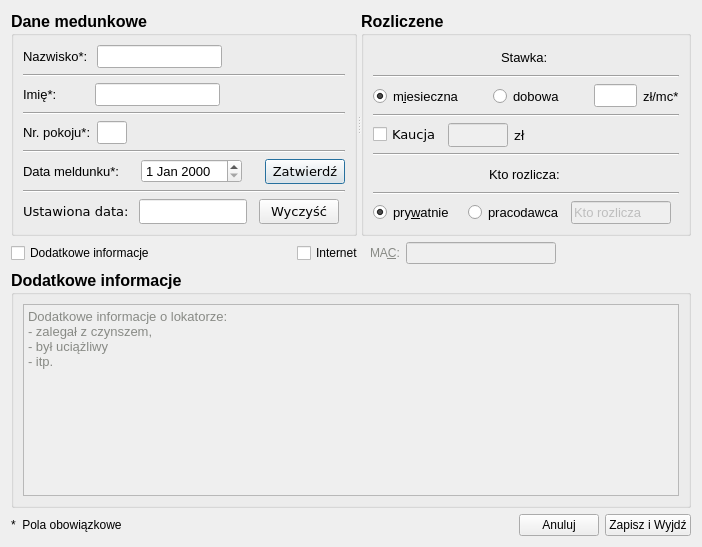
<?xml version="1.0" encoding="UTF-8"?>
<ui version="4.0">
 <author>Głowacki Karol</author>
 <class>Okno_dodaj_lokatora</class>
 <widget class="QDialog" name="Okno_dodaj_lokatora">
  <property name="geometry">
   <rect>
    <x>0</x>
    <y>0</y>
    <width>702</width>
    <height>518</height>
   </rect>
  </property>
  <property name="windowTitle">
   <string>DODAWANIE LOKATORA</string>
  </property>
  <property name="styleSheet">
   <string notr="true"/>
  </property>
  <layout class="QVBoxLayout" name="verticalLayout">
   <item>
    <widget class="QSplitter" name="splitter">
     <property name="orientation">
      <enum>Qt::Horizontal</enum>
     </property>
     <widget class="QGroupBox" name="groupBox_Dane_meldunkowe">
      <property name="font">
       <font>
        <pointsize>12</pointsize>
        <weight>75</weight>
        <bold>true</bold>
       </font>
      </property>
      <property name="title">
       <string>Dane medunkowe</string>
      </property>
      <layout class="QVBoxLayout" name="verticalLayout_2">
       <item>
        <layout class="QHBoxLayout" name="horizontalLayout_Nazwisko">
         <item>
          <widget class="QLabel" name="label_Nazwisko">
           <property name="font">
            <font>
             <pointsize>10</pointsize>
             <weight>50</weight>
             <bold>false</bold>
            </font>
           </property>
           <property name="text">
            <string>Nazwisko*: </string>
           </property>
           <property name="buddy">
            <cstring>lineEdit_Nazwisko</cstring>
           </property>
          </widget>
         </item>
         <item>
          <widget class="QLineEdit" name="lineEdit_Nazwisko">
           <property name="maximumSize">
            <size>
             <width>300</width>
             <height>16777215</height>
            </size>
           </property>
           <property name="font">
            <font>
             <pointsize>10</pointsize>
             <weight>50</weight>
             <bold>false</bold>
            </font>
           </property>
           <property name="inputMethodHints">
            <set>Qt::ImhNone</set>
           </property>
           <property name="clearButtonEnabled">
            <bool>false</bool>
           </property>
          </widget>
         </item>
         <item>
          <spacer name="horizontalSpacer_5">
           <property name="orientation">
            <enum>Qt::Horizontal</enum>
           </property>
           <property name="sizeHint" stdset="0">
            <size>
             <width>40</width>
             <height>20</height>
            </size>
           </property>
          </spacer>
         </item>
        </layout>
       </item>
       <item>
        <widget class="Line" name="line_2">
         <property name="orientation">
          <enum>Qt::Horizontal</enum>
         </property>
        </widget>
       </item>
       <item>
        <layout class="QHBoxLayout" name="horizontalLayout_Imie">
         <item>
          <widget class="QLabel" name="label_Imie">
           <property name="font">
            <font>
             <pointsize>10</pointsize>
             <weight>50</weight>
             <bold>false</bold>
            </font>
           </property>
           <property name="text">
            <string>Imię*:         </string>
           </property>
           <property name="buddy">
            <cstring>lineEdit_Imie</cstring>
           </property>
          </widget>
         </item>
         <item>
          <widget class="QLineEdit" name="lineEdit_Imie">
           <property name="maximumSize">
            <size>
             <width>300</width>
             <height>16777215</height>
            </size>
           </property>
           <property name="font">
            <font>
             <pointsize>10</pointsize>
             <weight>50</weight>
             <bold>false</bold>
            </font>
           </property>
           <property name="inputMethodHints">
            <set>Qt::ImhPreferLatin</set>
           </property>
          </widget>
         </item>
         <item>
          <spacer name="horizontalSpacer_4">
           <property name="orientation">
            <enum>Qt::Horizontal</enum>
           </property>
           <property name="sizeHint" stdset="0">
            <size>
             <width>40</width>
             <height>20</height>
            </size>
           </property>
          </spacer>
         </item>
        </layout>
       </item>
       <item>
        <widget class="Line" name="line_3">
         <property name="orientation">
          <enum>Qt::Horizontal</enum>
         </property>
        </widget>
       </item>
       <item>
        <layout class="QHBoxLayout" name="horizontalLayout_Nr_pokoju">
         <item>
          <widget class="QLabel" name="label_Nr_pokoju">
           <property name="maximumSize">
            <size>
             <width>80</width>
             <height>16777215</height>
            </size>
           </property>
           <property name="font">
            <font>
             <pointsize>10</pointsize>
             <weight>50</weight>
             <bold>false</bold>
            </font>
           </property>
           <property name="text">
            <string>Nr. pokoju*:</string>
           </property>
           <property name="buddy">
            <cstring>lineEdit_Nr_pokoju</cstring>
           </property>
          </widget>
         </item>
         <item>
          <widget class="QLineEdit" name="lineEdit_Nr_pokoju">
           <property name="maximumSize">
            <size>
             <width>30</width>
             <height>16777215</height>
            </size>
           </property>
           <property name="font">
            <font>
             <pointsize>10</pointsize>
             <weight>50</weight>
             <bold>false</bold>
            </font>
           </property>
           <property name="inputMethodHints">
            <set>Qt::ImhFormattedNumbersOnly</set>
           </property>
          </widget>
         </item>
         <item>
          <spacer name="horizontalSpacer_2">
           <property name="orientation">
            <enum>Qt::Horizontal</enum>
           </property>
           <property name="sizeHint" stdset="0">
            <size>
             <width>40</width>
             <height>20</height>
            </size>
           </property>
          </spacer>
         </item>
        </layout>
       </item>
       <item>
        <widget class="Line" name="line_4">
         <property name="orientation">
          <enum>Qt::Horizontal</enum>
         </property>
        </widget>
       </item>
       <item>
        <layout class="QHBoxLayout" name="horizontalLayout_Data_meldunku">
         <item>
          <widget class="QLabel" name="label_Data_meldunku">
           <property name="font">
            <font>
             <pointsize>10</pointsize>
             <weight>50</weight>
             <bold>false</bold>
            </font>
           </property>
           <property name="text">
            <string>Data meldunku*:</string>
           </property>
          </widget>
         </item>
         <item>
          <spacer name="horizontalSpacer_9">
           <property name="orientation">
            <enum>Qt::Horizontal</enum>
           </property>
           <property name="sizeHint" stdset="0">
            <size>
             <width>40</width>
             <height>20</height>
            </size>
           </property>
          </spacer>
         </item>
         <item>
          <widget class="QDateEdit" name="dateEdit">
           <property name="sizePolicy">
            <sizepolicy hsizetype="Expanding" vsizetype="Fixed">
             <horstretch>0</horstretch>
             <verstretch>0</verstretch>
            </sizepolicy>
           </property>
           <property name="font">
            <font>
             <pointsize>10</pointsize>
             <weight>50</weight>
             <bold>false</bold>
            </font>
           </property>
          </widget>
         </item>
         <item>
          <spacer name="horizontalSpacer_3">
           <property name="orientation">
            <enum>Qt::Horizontal</enum>
           </property>
           <property name="sizeHint" stdset="0">
            <size>
             <width>40</width>
             <height>20</height>
            </size>
           </property>
          </spacer>
         </item>
         <item>
          <widget class="QPushButton" name="pushButton_zatwierdz_date">
           <property name="maximumSize">
            <size>
             <width>100</width>
             <height>16777215</height>
            </size>
           </property>
           <property name="font">
            <font>
             <family>DejaVu Sans</family>
             <pointsize>10</pointsize>
             <weight>50</weight>
             <bold>false</bold>
            </font>
           </property>
           <property name="text">
            <string>Zatwierdź</string>
           </property>
          </widget>
         </item>
        </layout>
       </item>
       <item>
        <widget class="Line" name="line_9">
         <property name="orientation">
          <enum>Qt::Horizontal</enum>
         </property>
        </widget>
       </item>
       <item>
        <layout class="QHBoxLayout" name="horizontalLayout_3">
         <item>
          <widget class="QLabel" name="label_data_dodana">
           <property name="font">
            <font>
             <family>DejaVu Sans</family>
             <pointsize>10</pointsize>
             <weight>50</weight>
             <bold>false</bold>
            </font>
           </property>
           <property name="text">
            <string>Ustawiona data: </string>
           </property>
          </widget>
         </item>
         <item>
          <widget class="QLineEdit" name="lineEdit">
           <property name="font">
            <font>
             <family>DejaVu Sans</family>
             <pointsize>10</pointsize>
            </font>
           </property>
           <property name="inputMethodHints">
            <set>Qt::ImhDate</set>
           </property>
           <property name="maxLength">
            <number>20</number>
           </property>
           <property name="readOnly">
            <bool>true</bool>
           </property>
           <property name="clearButtonEnabled">
            <bool>true</bool>
           </property>
          </widget>
         </item>
         <item>
          <spacer name="horizontalSpacer_17">
           <property name="orientation">
            <enum>Qt::Horizontal</enum>
           </property>
           <property name="sizeHint" stdset="0">
            <size>
             <width>40</width>
             <height>20</height>
            </size>
           </property>
          </spacer>
         </item>
         <item>
          <widget class="QPushButton" name="pushButton_wyczysc_zapisana_date">
           <property name="minimumSize">
            <size>
             <width>80</width>
             <height>0</height>
            </size>
           </property>
           <property name="maximumSize">
            <size>
             <width>100</width>
             <height>16777215</height>
            </size>
           </property>
           <property name="font">
            <font>
             <family>DejaVu Sans</family>
             <pointsize>10</pointsize>
             <weight>50</weight>
             <bold>false</bold>
            </font>
           </property>
           <property name="text">
            <string>Wyczyść</string>
           </property>
          </widget>
         </item>
         <item>
          <widget class="Line" name="line_5">
           <property name="orientation">
            <enum>Qt::Horizontal</enum>
           </property>
          </widget>
         </item>
        </layout>
       </item>
      </layout>
     </widget>
     <widget class="QGroupBox" name="groupBox_Rozliczenie">
      <property name="font">
       <font>
        <pointsize>12</pointsize>
        <weight>75</weight>
        <bold>true</bold>
       </font>
      </property>
      <property name="title">
       <string>Rozliczene</string>
      </property>
      <layout class="QVBoxLayout" name="verticalLayout_3">
       <item>
        <layout class="QHBoxLayout" name="horizontalLayout_Stawka">
         <item>
          <spacer name="horizontalSpacer_7">
           <property name="orientation">
            <enum>Qt::Horizontal</enum>
           </property>
           <property name="sizeHint" stdset="0">
            <size>
             <width>40</width>
             <height>20</height>
            </size>
           </property>
          </spacer>
         </item>
         <item>
          <widget class="QLabel" name="label_Stawka_zl">
           <property name="font">
            <font>
             <pointsize>10</pointsize>
             <weight>50</weight>
             <bold>false</bold>
            </font>
           </property>
           <property name="text">
            <string>Stawka: </string>
           </property>
          </widget>
         </item>
         <item>
          <spacer name="horizontalSpacer_13">
           <property name="orientation">
            <enum>Qt::Horizontal</enum>
           </property>
           <property name="sizeHint" stdset="0">
            <size>
             <width>40</width>
             <height>20</height>
            </size>
           </property>
          </spacer>
         </item>
        </layout>
       </item>
       <item>
        <widget class="Line" name="line">
         <property name="orientation">
          <enum>Qt::Horizontal</enum>
         </property>
        </widget>
       </item>
       <item>
        <layout class="QHBoxLayout" name="horizontalLayout_Stawka_miesieczna_dzienna">
         <item>
          <widget class="QRadioButton" name="radioButton_Stawka_miesieczna">
           <property name="sizePolicy">
            <sizepolicy hsizetype="Minimum" vsizetype="Preferred">
             <horstretch>0</horstretch>
             <verstretch>0</verstretch>
            </sizepolicy>
           </property>
           <property name="font">
            <font>
             <pointsize>10</pointsize>
             <weight>50</weight>
             <bold>false</bold>
            </font>
           </property>
           <property name="text">
            <string>m&amp;iesieczna</string>
           </property>
           <property name="checked">
            <bool>true</bool>
           </property>
           <attribute name="buttonGroup">
            <string notr="true">buttonGroup_Rozliczenie_miesieczne_dzienne</string>
           </attribute>
          </widget>
         </item>
         <item>
          <spacer name="horizontalSpacer_6">
           <property name="orientation">
            <enum>Qt::Horizontal</enum>
           </property>
           <property name="sizeHint" stdset="0">
            <size>
             <width>40</width>
             <height>20</height>
            </size>
           </property>
          </spacer>
         </item>
         <item>
          <widget class="QRadioButton" name="radioButton_Stawk_dzienna">
           <property name="sizePolicy">
            <sizepolicy hsizetype="Fixed" vsizetype="Preferred">
             <horstretch>0</horstretch>
             <verstretch>0</verstretch>
            </sizepolicy>
           </property>
           <property name="font">
            <font>
             <pointsize>10</pointsize>
             <weight>50</weight>
             <bold>false</bold>
            </font>
           </property>
           <property name="text">
            <string>dobowa</string>
           </property>
           <attribute name="buttonGroup">
            <string notr="true">buttonGroup_Rozliczenie_miesieczne_dzienne</string>
           </attribute>
          </widget>
         </item>
         <item>
          <spacer name="horizontalSpacer_10">
           <property name="orientation">
            <enum>Qt::Horizontal</enum>
           </property>
           <property name="sizeHint" stdset="0">
            <size>
             <width>40</width>
             <height>20</height>
            </size>
           </property>
          </spacer>
         </item>
         <item>
          <widget class="QLineEdit" name="lineEdit_Stawka">
           <property name="sizePolicy">
            <sizepolicy hsizetype="Expanding" vsizetype="Fixed">
             <horstretch>0</horstretch>
             <verstretch>0</verstretch>
            </sizepolicy>
           </property>
           <property name="maximumSize">
            <size>
             <width>60</width>
             <height>16777215</height>
            </size>
           </property>
           <property name="font">
            <font>
             <pointsize>10</pointsize>
             <weight>50</weight>
             <bold>false</bold>
            </font>
           </property>
           <property name="inputMethodHints">
            <set>Qt::ImhFormattedNumbersOnly|Qt::ImhPreferNumbers</set>
           </property>
          </widget>
         </item>
         <item>
          <widget class="QLabel" name="label_waluta">
           <property name="font">
            <font>
             <pointsize>10</pointsize>
             <weight>50</weight>
             <bold>false</bold>
            </font>
           </property>
           <property name="text">
            <string>zł/mc*</string>
           </property>
           <property name="buddy">
            <cstring>radioButton_Stawka_miesieczna</cstring>
           </property>
          </widget>
         </item>
        </layout>
       </item>
       <item>
        <widget class="Line" name="line_8">
         <property name="orientation">
          <enum>Qt::Horizontal</enum>
         </property>
        </widget>
       </item>
       <item>
        <layout class="QHBoxLayout" name="horizontalLayout_4">
         <item>
          <widget class="QCheckBox" name="checkBox_kaucja">
           <property name="font">
            <font>
             <family>DejaVu Sans</family>
             <pointsize>10</pointsize>
             <weight>50</weight>
             <bold>false</bold>
            </font>
           </property>
           <property name="layoutDirection">
            <enum>Qt::LeftToRight</enum>
           </property>
           <property name="text">
            <string>Kaucja</string>
           </property>
           <property name="tristate">
            <bool>false</bool>
           </property>
          </widget>
         </item>
         <item>
          <widget class="QLineEdit" name="lineEdit_kaucja_pln">
           <property name="enabled">
            <bool>false</bool>
           </property>
           <property name="maximumSize">
            <size>
             <width>60</width>
             <height>60</height>
            </size>
           </property>
           <property name="font">
            <font>
             <pointsize>10</pointsize>
             <weight>50</weight>
             <bold>false</bold>
            </font>
           </property>
          </widget>
         </item>
         <item>
          <widget class="QLabel" name="label_kaucja_zl">
           <property name="font">
            <font>
             <family>DejaVu Sans</family>
             <pointsize>10</pointsize>
             <weight>50</weight>
             <bold>false</bold>
            </font>
           </property>
           <property name="text">
            <string>zł</string>
           </property>
          </widget>
         </item>
         <item>
          <spacer name="horizontalSpacer_18">
           <property name="orientation">
            <enum>Qt::Horizontal</enum>
           </property>
           <property name="sizeHint" stdset="0">
            <size>
             <width>40</width>
             <height>20</height>
            </size>
           </property>
          </spacer>
         </item>
        </layout>
       </item>
       <item>
        <widget class="Line" name="line_6">
         <property name="orientation">
          <enum>Qt::Horizontal</enum>
         </property>
        </widget>
       </item>
       <item>
        <layout class="QHBoxLayout" name="horizontalLayout_Kto_rozlicza">
         <item>
          <spacer name="horizontalSpacer_11">
           <property name="orientation">
            <enum>Qt::Horizontal</enum>
           </property>
           <property name="sizeHint" stdset="0">
            <size>
             <width>40</width>
             <height>20</height>
            </size>
           </property>
          </spacer>
         </item>
         <item>
          <widget class="QLabel" name="label_Kto_rozlicza">
           <property name="font">
            <font>
             <pointsize>10</pointsize>
             <weight>50</weight>
             <italic>false</italic>
             <bold>false</bold>
            </font>
           </property>
           <property name="text">
            <string>Kto rozlicza: </string>
           </property>
          </widget>
         </item>
         <item>
          <spacer name="horizontalSpacer_12">
           <property name="orientation">
            <enum>Qt::Horizontal</enum>
           </property>
           <property name="sizeHint" stdset="0">
            <size>
             <width>40</width>
             <height>20</height>
            </size>
           </property>
          </spacer>
         </item>
        </layout>
       </item>
       <item>
        <widget class="Line" name="line_7">
         <property name="orientation">
          <enum>Qt::Horizontal</enum>
         </property>
        </widget>
       </item>
       <item>
        <layout class="QHBoxLayout" name="horizontalLayout_Rozliczenie_pryw_pracodawca">
         <item>
          <widget class="QRadioButton" name="radioButton_Prywatnie">
           <property name="sizePolicy">
            <sizepolicy hsizetype="Preferred" vsizetype="Preferred">
             <horstretch>0</horstretch>
             <verstretch>0</verstretch>
            </sizepolicy>
           </property>
           <property name="font">
            <font>
             <pointsize>10</pointsize>
             <weight>50</weight>
             <bold>false</bold>
            </font>
           </property>
           <property name="text">
            <string>pry&amp;watnie</string>
           </property>
           <property name="checked">
            <bool>true</bool>
           </property>
           <attribute name="buttonGroup">
            <string notr="true">buttonGroup_Rozliczenie_prywatne_pracodawca</string>
           </attribute>
          </widget>
         </item>
         <item>
          <spacer name="horizontalSpacer_8">
           <property name="orientation">
            <enum>Qt::Horizontal</enum>
           </property>
           <property name="sizeHint" stdset="0">
            <size>
             <width>40</width>
             <height>20</height>
            </size>
           </property>
          </spacer>
         </item>
         <item>
          <widget class="QRadioButton" name="radioButton_Pracodawca">
           <property name="sizePolicy">
            <sizepolicy hsizetype="Fixed" vsizetype="Preferred">
             <horstretch>0</horstretch>
             <verstretch>0</verstretch>
            </sizepolicy>
           </property>
           <property name="font">
            <font>
             <pointsize>10</pointsize>
             <weight>50</weight>
             <bold>false</bold>
            </font>
           </property>
           <property name="text">
            <string>pracodawca</string>
           </property>
           <attribute name="buttonGroup">
            <string notr="true">buttonGroup_Rozliczenie_prywatne_pracodawca</string>
           </attribute>
          </widget>
         </item>
         <item>
          <widget class="QLineEdit" name="lineEdit_Nazwa_pracodawcy">
           <property name="enabled">
            <bool>false</bool>
           </property>
           <property name="minimumSize">
            <size>
             <width>100</width>
             <height>0</height>
            </size>
           </property>
           <property name="maximumSize">
            <size>
             <width>100</width>
             <height>16777215</height>
            </size>
           </property>
           <property name="font">
            <font>
             <pointsize>10</pointsize>
             <weight>50</weight>
             <bold>false</bold>
            </font>
           </property>
           <property name="text">
            <string>Kto rozlicza</string>
           </property>
          </widget>
         </item>
         <item>
          <spacer name="horizontalSpacer_14">
           <property name="orientation">
            <enum>Qt::Horizontal</enum>
           </property>
           <property name="sizeHint" stdset="0">
            <size>
             <width>40</width>
             <height>20</height>
            </size>
           </property>
          </spacer>
         </item>
        </layout>
       </item>
      </layout>
     </widget>
    </widget>
   </item>
   <item>
    <layout class="QHBoxLayout" name="horizontalLayout_2">
     <item>
      <widget class="QCheckBox" name="checkBox_dodatkow_informacje">
       <property name="text">
        <string>Dodatkowe informacje</string>
       </property>
      </widget>
     </item>
     <item>
      <layout class="QHBoxLayout" name="horizontalLayout_Internet">
       <item>
        <spacer name="horizontalSpacer_15">
         <property name="orientation">
          <enum>Qt::Horizontal</enum>
         </property>
         <property name="sizeHint" stdset="0">
          <size>
           <width>40</width>
           <height>20</height>
          </size>
         </property>
        </spacer>
       </item>
       <item>
        <widget class="QCheckBox" name="checkBox_Internet">
         <property name="text">
          <string>Internet</string>
         </property>
        </widget>
       </item>
       <item>
        <widget class="QLabel" name="label_Mac">
         <property name="enabled">
          <bool>false</bool>
         </property>
         <property name="palette">
          <palette>
           <active>
            <colorrole role="WindowText">
             <brush brushstyle="SolidPattern">
              <color alpha="255">
               <red>0</red>
               <green>0</green>
               <blue>0</blue>
              </color>
             </brush>
            </colorrole>
            <colorrole role="Text">
             <brush brushstyle="SolidPattern">
              <color alpha="255">
               <red>0</red>
               <green>0</green>
               <blue>0</blue>
              </color>
             </brush>
            </colorrole>
           </active>
           <inactive>
            <colorrole role="WindowText">
             <brush brushstyle="SolidPattern">
              <color alpha="255">
               <red>0</red>
               <green>0</green>
               <blue>0</blue>
              </color>
             </brush>
            </colorrole>
            <colorrole role="Text">
             <brush brushstyle="SolidPattern">
              <color alpha="255">
               <red>0</red>
               <green>0</green>
               <blue>0</blue>
              </color>
             </brush>
            </colorrole>
           </inactive>
           <disabled>
            <colorrole role="WindowText">
             <brush brushstyle="SolidPattern">
              <color alpha="255">
               <red>136</red>
               <green>138</green>
               <blue>133</blue>
              </color>
             </brush>
            </colorrole>
            <colorrole role="Text">
             <brush brushstyle="SolidPattern">
              <color alpha="255">
               <red>136</red>
               <green>138</green>
               <blue>133</blue>
              </color>
             </brush>
            </colorrole>
           </disabled>
          </palette>
         </property>
         <property name="font">
          <font>
           <kerning>true</kerning>
          </font>
         </property>
         <property name="text">
          <string>MA&amp;C:</string>
         </property>
         <property name="buddy">
          <cstring>lineEdit_MAC_ADDRES</cstring>
         </property>
        </widget>
       </item>
       <item>
        <widget class="QLineEdit" name="lineEdit_MAC_ADDRES">
         <property name="enabled">
          <bool>false</bool>
         </property>
         <property name="minimumSize">
          <size>
           <width>150</width>
           <height>0</height>
          </size>
         </property>
         <property name="maximumSize">
          <size>
           <width>150</width>
           <height>16777215</height>
          </size>
         </property>
         <property name="maxLength">
          <number>32</number>
         </property>
        </widget>
       </item>
       <item>
        <spacer name="horizontalSpacer_16">
         <property name="orientation">
          <enum>Qt::Horizontal</enum>
         </property>
         <property name="sizeHint" stdset="0">
          <size>
           <width>40</width>
           <height>20</height>
          </size>
         </property>
        </spacer>
       </item>
      </layout>
     </item>
    </layout>
   </item>
   <item>
    <widget class="QGroupBox" name="groupBox_Dodtkowe_informacje">
     <property name="sizePolicy">
      <sizepolicy hsizetype="Preferred" vsizetype="Fixed">
       <horstretch>0</horstretch>
       <verstretch>0</verstretch>
      </sizepolicy>
     </property>
     <property name="font">
      <font>
       <pointsize>12</pointsize>
       <weight>75</weight>
       <bold>true</bold>
      </font>
     </property>
     <property name="title">
      <string>Dodatkowe informacje</string>
     </property>
     <layout class="QHBoxLayout" name="horizontalLayout">
      <item>
       <widget class="QPlainTextEdit" name="plainTextEdit_Uwagi_o_lokatorze">
        <property name="enabled">
         <bool>false</bool>
        </property>
        <property name="palette">
         <palette>
          <active>
           <colorrole role="Text">
            <brush brushstyle="SolidPattern">
             <color alpha="255">
              <red>0</red>
              <green>0</green>
              <blue>0</blue>
             </color>
            </brush>
           </colorrole>
          </active>
          <inactive>
           <colorrole role="Text">
            <brush brushstyle="SolidPattern">
             <color alpha="255">
              <red>0</red>
              <green>0</green>
              <blue>0</blue>
             </color>
            </brush>
           </colorrole>
          </inactive>
          <disabled>
           <colorrole role="Text">
            <brush brushstyle="SolidPattern">
             <color alpha="255">
              <red>136</red>
              <green>138</green>
              <blue>133</blue>
             </color>
            </brush>
           </colorrole>
          </disabled>
         </palette>
        </property>
        <property name="font">
         <font>
          <pointsize>10</pointsize>
          <weight>50</weight>
          <bold>false</bold>
         </font>
        </property>
        <property name="plainText">
         <string>Dodatkowe informacje o lokatorze:
- zalegał z czynszem,
- był uciążliwy 
- itp.</string>
        </property>
       </widget>
      </item>
     </layout>
    </widget>
   </item>
   <item>
    <layout class="QHBoxLayout" name="horizontalLayout_Anuluj_zapisz">
     <item>
      <widget class="QLabel" name="label_pola_obowiazkowe">
       <property name="text">
        <string>*  Pola obowiązkowe</string>
       </property>
      </widget>
     </item>
     <item>
      <spacer name="horizontalSpacer">
       <property name="orientation">
        <enum>Qt::Horizontal</enum>
       </property>
       <property name="sizeHint" stdset="0">
        <size>
         <width>40</width>
         <height>20</height>
        </size>
       </property>
      </spacer>
     </item>
     <item>
      <widget class="QPushButton" name="pushButton_Anuluj">
       <property name="text">
        <string>Anuluj</string>
       </property>
      </widget>
     </item>
     <item>
      <widget class="QPushButton" name="pushButton_wyjdz_zapisz">
       <property name="text">
        <string>Zapisz i Wyjdź</string>
       </property>
      </widget>
     </item>
    </layout>
   </item>
  </layout>
 </widget>
 <tabstops>
  <tabstop>lineEdit_Nazwisko</tabstop>
  <tabstop>lineEdit_Imie</tabstop>
  <tabstop>lineEdit_Nr_pokoju</tabstop>
  <tabstop>dateEdit</tabstop>
  <tabstop>pushButton_zatwierdz_date</tabstop>
  <tabstop>lineEdit</tabstop>
  <tabstop>pushButton_wyczysc_zapisana_date</tabstop>
  <tabstop>radioButton_Stawka_miesieczna</tabstop>
  <tabstop>radioButton_Stawk_dzienna</tabstop>
  <tabstop>lineEdit_Stawka</tabstop>
  <tabstop>checkBox_kaucja</tabstop>
  <tabstop>lineEdit_kaucja_pln</tabstop>
  <tabstop>radioButton_Prywatnie</tabstop>
  <tabstop>radioButton_Pracodawca</tabstop>
  <tabstop>lineEdit_Nazwa_pracodawcy</tabstop>
  <tabstop>checkBox_Internet</tabstop>
  <tabstop>lineEdit_MAC_ADDRES</tabstop>
  <tabstop>checkBox_dodatkow_informacje</tabstop>
  <tabstop>plainTextEdit_Uwagi_o_lokatorze</tabstop>
  <tabstop>pushButton_wyjdz_zapisz</tabstop>
  <tabstop>pushButton_Anuluj</tabstop>
 </tabstops>
 <resources/>
 <connections>
  <connection>
   <sender>checkBox_Internet</sender>
   <signal>clicked(bool)</signal>
   <receiver>label_Mac</receiver>
   <slot>setEnabled(bool)</slot>
   <hints>
    <hint type="sourcelabel">
     <x>377</x>
     <y>253</y>
    </hint>
    <hint type="destinationlabel">
     <x>416</x>
     <y>254</y>
    </hint>
   </hints>
  </connection>
  <connection>
   <sender>checkBox_Internet</sender>
   <signal>clicked(bool)</signal>
   <receiver>lineEdit_MAC_ADDRES</receiver>
   <slot>setEnabled(bool)</slot>
   <hints>
    <hint type="sourcelabel">
     <x>377</x>
     <y>253</y>
    </hint>
    <hint type="destinationlabel">
     <x>572</x>
     <y>254</y>
    </hint>
   </hints>
  </connection>
  <connection>
   <sender>checkBox_dodatkow_informacje</sender>
   <signal>clicked(bool)</signal>
   <receiver>plainTextEdit_Uwagi_o_lokatorze</receiver>
   <slot>clear()</slot>
   <hints>
    <hint type="sourcelabel">
     <x>48</x>
     <y>253</y>
    </hint>
    <hint type="destinationlabel">
     <x>49</x>
     <y>465</y>
    </hint>
   </hints>
  </connection>
  <connection>
   <sender>checkBox_dodatkow_informacje</sender>
   <signal>clicked(bool)</signal>
   <receiver>plainTextEdit_Uwagi_o_lokatorze</receiver>
   <slot>setEnabled(bool)</slot>
   <hints>
    <hint type="sourcelabel">
     <x>113</x>
     <y>253</y>
    </hint>
    <hint type="destinationlabel">
     <x>307</x>
     <y>465</y>
    </hint>
   </hints>
  </connection>
  <connection>
   <sender>radioButton_Pracodawca</sender>
   <signal>clicked()</signal>
   <receiver>lineEdit_Nazwa_pracodawcy</receiver>
   <slot>clear()</slot>
   <hints>
    <hint type="sourcelabel">
     <x>523</x>
     <y>193</y>
    </hint>
    <hint type="destinationlabel">
     <x>629</x>
     <y>193</y>
    </hint>
   </hints>
  </connection>
  <connection>
   <sender>pushButton_wyczysc_zapisana_date</sender>
   <signal>clicked()</signal>
   <receiver>lineEdit</receiver>
   <slot>clear()</slot>
   <hints>
    <hint type="sourcelabel">
     <x>275</x>
     <y>202</y>
    </hint>
    <hint type="destinationlabel">
     <x>209</x>
     <y>202</y>
    </hint>
   </hints>
  </connection>
 </connections>
 <buttongroups>
  <buttongroup name="buttonGroup_Rozliczenie_miesieczne_dzienne"/>
  <buttongroup name="buttonGroup_Rozliczenie_prywatne_pracodawca"/>
 </buttongroups>
</ui>
